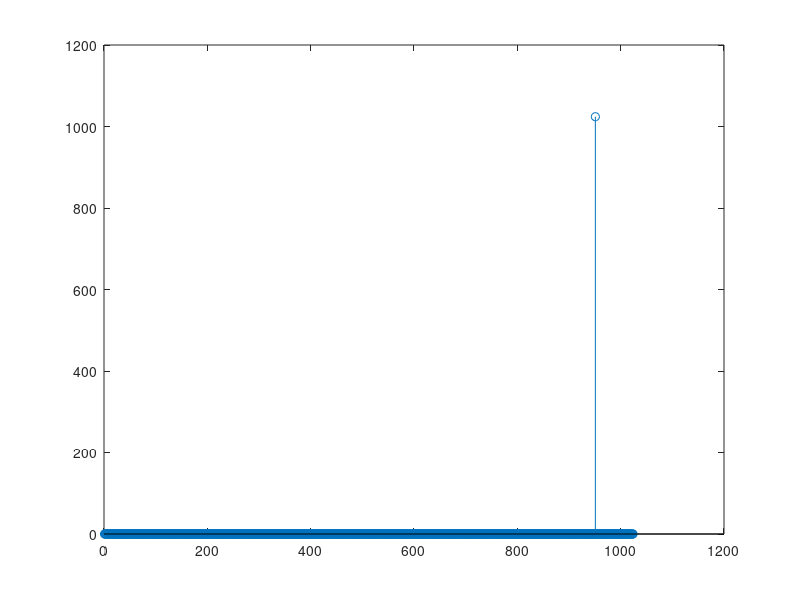
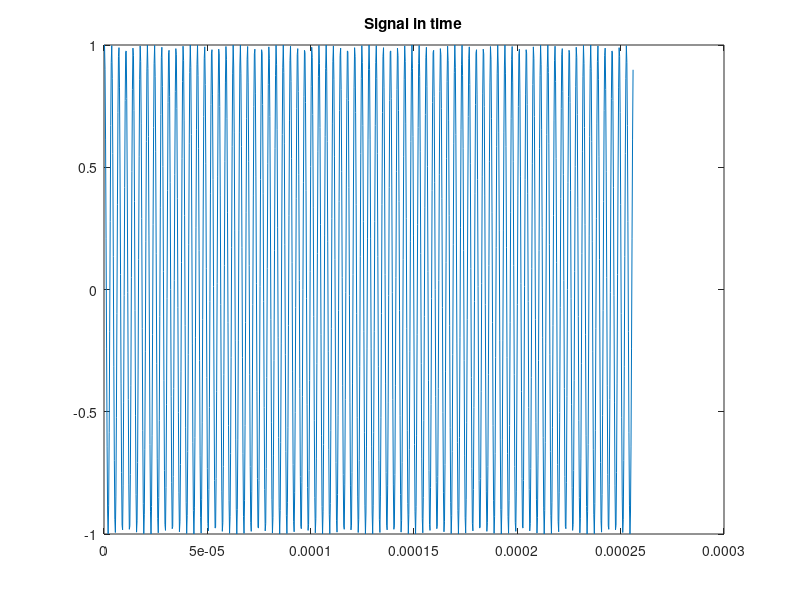

Source code (MATLAB) for these figures, in order:
clear all;

nLength = 1024;
ifftPoints = 1024;
sampleFreq = 4e6;
sampleTime = 1/sampleFreq;
spec = zeros(1, nLength);
%spec(73) = 1024;
spec(nLength - 73) = 1024;
figure
stem(spec);

y = ifft(spec, ifftPoints);
xTimeAxis = sampleTime:sampleTime:length(y)*sampleTime;
figure
plot(xTimeAxis, y); title('Signal in time');